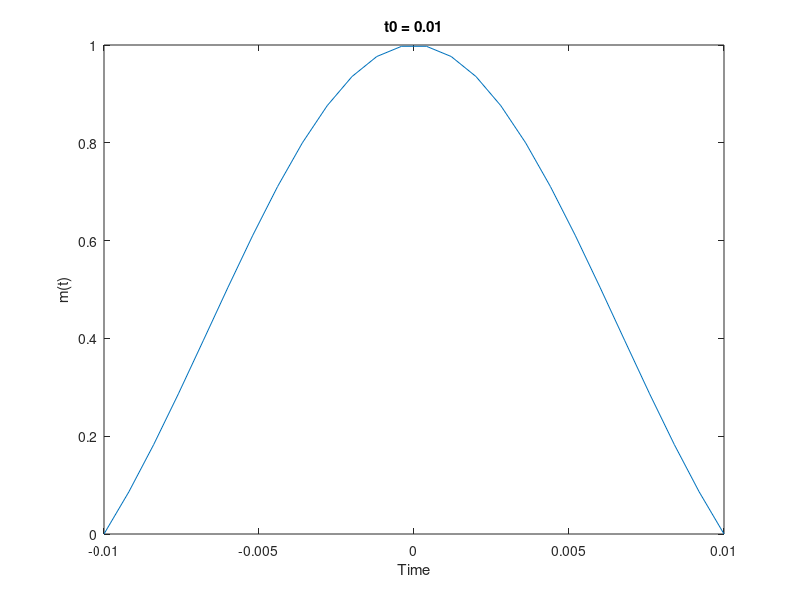
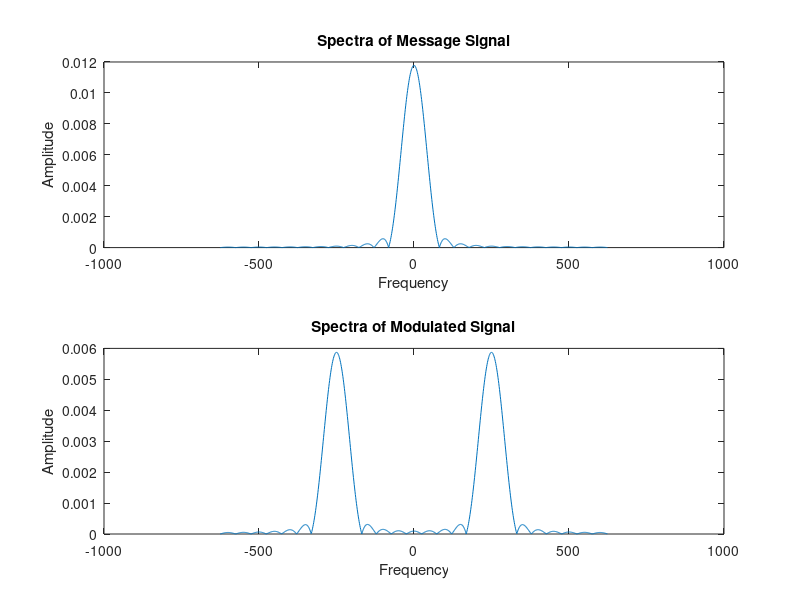

Reproduce these figures in MATLAB, in order.
clc; 
clearvars;


% to = 0.1;
%  to = 0.9;
to = 0.01;

fc = 250;
fs = 1250;
ts = 1/fs;

t = [-to:ts:to];
m = sinc(100*t);

figure(1)

plot(t,m); xlabel("Time"); ylabel("m(t)");
title('t0 = 0.01');

c = cos(2*pi*fc*t);
u = m.*c; %DSB-AM Modulated Signal
N = 1024; %FFT bin size, after Zero Padding
M = fft(m,1024);
M = M/fs; %scaling
U = fft(u,1024);
U = U/fs; %scaling
fn = [0:1/N:1-1/N]*fs - fs/2;

figure(2)
subplot(2,1,1), plot(fn,abs(fftshift(M))); xlabel("Frequency"); ylabel("Amplitude"); title('Spectra of Message Signal')
subplot(2,1,2), plot(fn,abs(fftshift(U))); xlabel("Frequency"); ylabel("Amplitude"); title("Spectra of Modulated Signal")